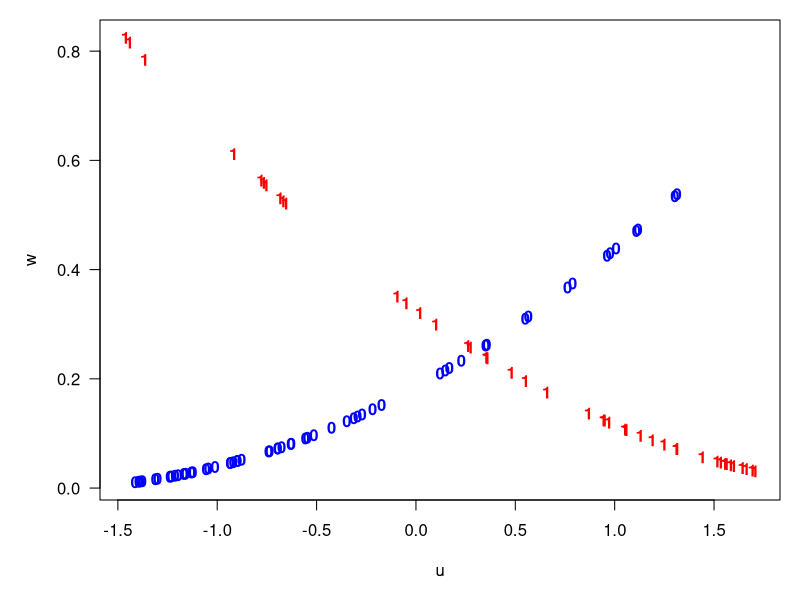
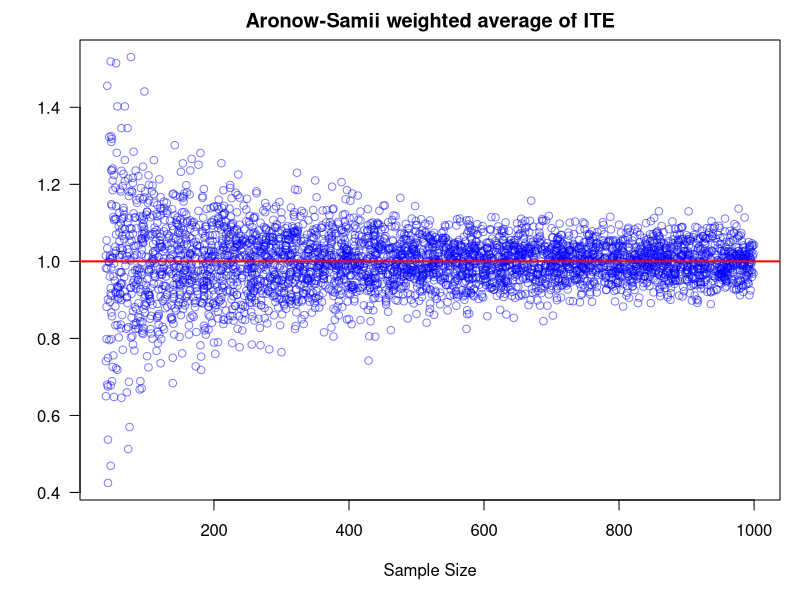
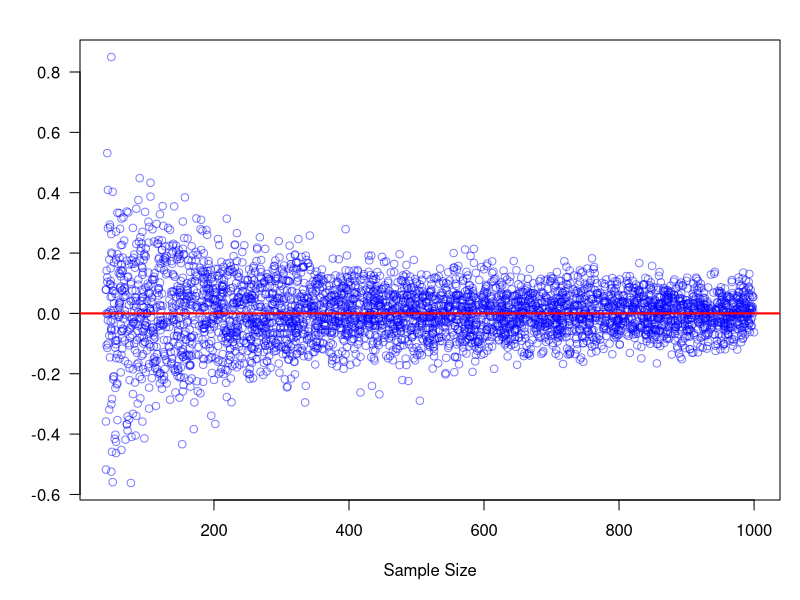
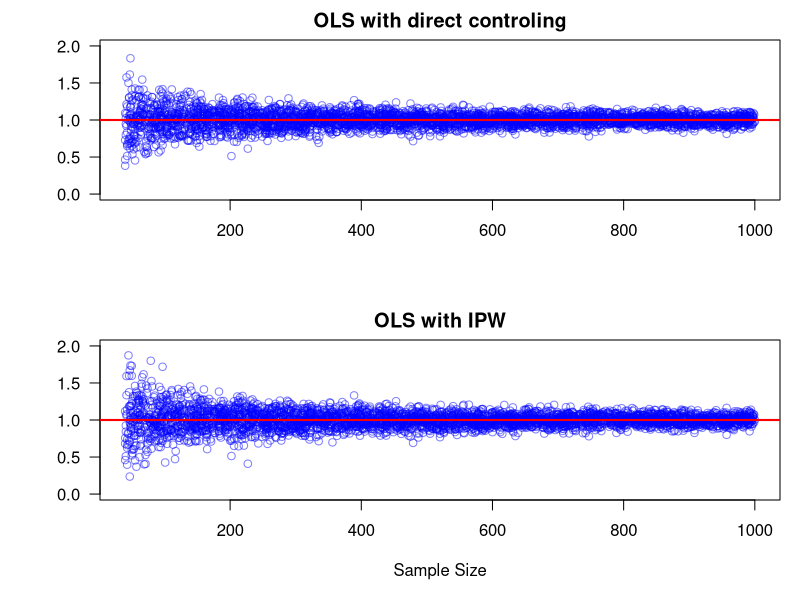

These figures' R source, in order:
#   SGIA40F15 23/24 
#       Seminar 02
#           Frisch-Waugh-Lovell Theorem
#   2023-01-28
#   Juraj Medzihorsky

rm(list=ls())

library(MASS) # for simulating draws from the mv normal

#   ________________________________________________________
#       Example 2
#   now suppose there is a binary treatment D and an 
#   simulate the data
#   there is no caucastion explicitely simulated here
N <- 4e1
set.seed(19740120)
S <- matrix(c(1,0.6,0.6,1), ncol=2)
X <- mvrnorm(N, c(0,0), S) 
e <- rnorm(N, 0, 1) |> scale()
y <- 1 + X %*% c(-2,0.5) + e

#   OLS fit
lm(y ~ 1 + X) |> coef() |> round(digits=3)

#   residuals from
#       Y ~ X2
#       X1 ~ X2
yres <- lm(y ~ 1 + X[,2]) |> resid() 
xres <- lm(X[,1] ~ 1 + X[,2]) |> resid() 

#   residuals ~ residuals regression
lm(yres ~ 1 + xres) |> coef() |> round(digits=3)
#   xres coef above is the same as the X1 coef here
lm(y ~ 1 + X) |> coef() |> round(digits=3)


#   ________________________________________________________
#       Example 2
#   now suppose there is a binary treatment D and an 
#   observed confounder u
#   simulate new data

rm(list=ls())

N <- 1e2
u <- runif(N, -1, 1) |> scale()
ee <- mvrnorm(N, c(0,0), diag(2)) |>
    svd() |> (\(x) x$u)() |> apply(2, scale)
y0 <- ee[,1]
y1 <- u + ee[,2] + 1
tau <- y1 - y0
d <- u |> plogis(0, 1) |> sapply((\(x) rbinom(1,1,x)))
y <- ifelse(d%in%0, y0, y1)

#   OLS fits with and without controls
lm(y ~ 1 + d) |> coef() |> round(3)
lm(y ~ 1 + d + u) |> coef() |> round(3)

#   residuals from the two regressions
#       Y ~ U
#       D ~ U
yres <- lm(y ~ 1 + u) |> resid()
dres <- lm(d ~ 1 + u) |> resid()

#   residuals on residuals fit
#   again, the res ~ res coef is the same as the D coef
#   above in Y ~ D + U
lm(yres ~ 1 + dres) |> coef() |> round(3)

#   and here's the transformation
res <- lm(y ~ 1 + d + u) |> resid()
rres <- lm(yres ~ 1 + dres) |> resid()

#   the ratio of the difference between the Y~D+U residuals
#   and the res~res residuals over the D~U residuals is 
#   constant
(yres-rres)/dres


#   what do the individual treatment effects among the
#   treated only look like?
mean(tau[d%in%1])

#   let's do an IPW-weighted OLS fit

#   we need a function that will transform the PS = P[D_i=1]
#   into the IPW; remember that
#   if D=0 IPW_i = 1/P[D=0] = 1/(1-PS_i)
#   if D=1 IPW_i = 1/P[D_i=1] = 1/PS_i
ps2ipw <- (\(x) ifelse(d%in%0, 1/(1-x), 1/x))

#   now fit a Binomial-logistic GLM to get the PS and 
#   transform them to the IPWs
ipw <- glm(d ~ 1 + u, binomial) |> fitted() |> ps2ipw()
    
#   weighted OLS fit without U in the formula gives the
#   exact same estimate for D because the confounding by U
#   enters through the IPWs
lm(y ~ 1 + d, weights=ipw)$coef['d'] |> round(3)
#   compare with the simple IPW
lm(y ~ 1 + d + u)$coef['d'] |> round(3)

#   ________________________________________________________
#   Aronow-Samii weights
#   those weights apply if we have the right (well, close
#   enough) model
#   then the contribution of an observation's individual
#   treatment effect to the regression coefficient for the
#   treatment will be proportional to the square of the 
#   weights, which in turn is just the residual from the
#   allocation regression D~controls, but this only works
#   asymptotically, that is as sample sizes get large

#   the wieghts are just the square of the allocation 
#   residuals from D~U, i.e., treatment~controls regression
w <- dres^2

par(mar=c(5,5,1,1), las=1)
plot(u, w, lwd=2, type='n')
text(u, w, d, font=2, col=ifelse(d, 'red', 'blue'), 
     xlab='Confounder U', ylab='Aronow-Samii weights')
#


#   and these are the weighted ITEs
mean(w*tau)/mean(w)

#   quite far from the estimate
lm(y ~ 1 + d + u)$coef['d'] |> round(3)

#   the sample size is rather small,, N=100
N

#   so let's try simulating the same with  

onerun <-
    function(N=1e3)
    {
        u <- runif(N, -1, 1) |> scale() |> as.vector()
        ee <- mvrnorm(N, c(0,0), diag(2)) |>
            svd() |> (\(x) x$u)() |> apply(2, scale)
        y0 <- u + ee[,1]
        y1 <- u + ee[,2] + 1
        tau <- y1 - y0
        d <- u |> plogis(0, 1) |> sapply((\(x) rbinom(1,1,x)))
        y <- ifelse(d%in%0, y0, y1)
        #   est_00 <- lm(y ~ 1 + d) |> coef() |> (\(x) x['d'])()
        est_lm <- lm(y ~ 1 + d + u) |> coef() |> (\(x) x['d'])()
        w <- lm(d ~ 1 + u) |> resid() |> (\(x) x^2)()
        ipw <- glm(d ~ 1 + u, binomial) |> fitted() |> 
            (\(x) ifelse(d%in%0, 1/(1-x), 1/x))()
        est_ipw <- lm(y ~ 1 + d, weights=ipw)$coef['d']
        tau_as <- mean(w*tau)/mean(w)
        att <- mean(tau[d%in%1])
        return(c('att'=att, 'tau_as'=tau_as,
                 'est_lm'=est_lm, 'est_ipw'=est_ipw)) 
    }

onerun(1e3)

#   let's get B replicates at different sample sizes
B <- 4e3
set.seed(1000)
sample_sizes <- sample(4e1:1e3, B, replace=T) 
system.time(r <- do.call(rbind, lapply(sample_sizes, onerun)))

str(r)

#   is the Aronow-Samii tau converging to the true ATE=1?
#   it kinda is ....
par(mar=c(5,4,2,1), las=1, mfrow=c(1,1))
plot(sample_sizes, r[,2], col=rgb(0,0,1,0.5),
     xlab='Sample Size', ylab='',
     main='Aronow-Samii weighted average of ITE')
abline(h=1, col='red', lwd=2)

#   are the OLS coefs and the AS tau average converging?
#   kinda
par(mar=c(5,4,2,1), las=1, mfrow=c(1,1))
plot(sample_sizes, r[,3]-r[,2], col=rgb(0,0,1,0.5),
     xlab='Sample Size', ylab='', Main='OLS coeff - AS tau')
abline(h=0, col='red', lwd=2)

#   and what about the estimates? about the same
par(mfrow=c(2,1), mar=c(5,5,2,1), las=1)
plot(sample_sizes, r[,3], col=rgb(0,0,1,0.5), ylim=c(0,2),
     xlab='', ylab='', 
     main='OLS with direct controling')
abline(h=1, col='red', lwd=2)
plot(sample_sizes, r[,4], col=rgb(0,0,1,0.5), ylim=c(0,2),
     xlab='Sample Size', ylab='', 
     main='OLS with IPW')
abline(h=1, col='red', lwd=2)



#   SCRIPT END
